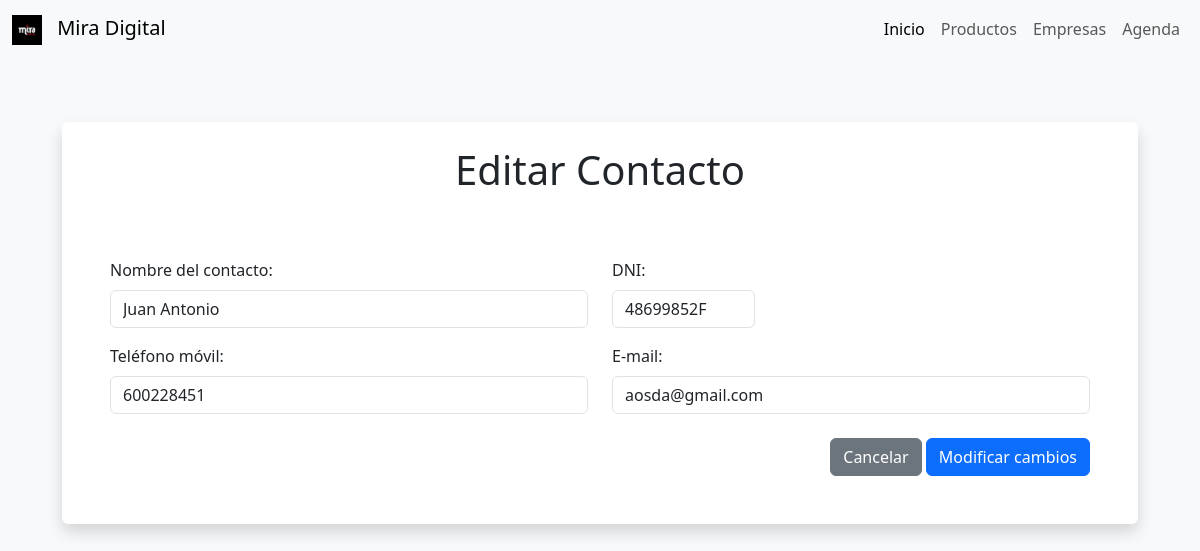
The app's page /editar_contacto.php?id=1 with its own data.
### tables this page shows
CREATE TABLE `agenda` (
  `id` int(11) NOT NULL,
  `nombre` varchar(40) NOT NULL,
  `nif` varchar(9) NOT NULL,
  `tlf` int(9) NOT NULL,
  `email` varchar(30) NOT NULL
);

### editar_contacto.php (the view, shortened to what this page needs)
<!DOCTYPE html>
<html lang="en">
<head>
    <link href="https://cdn.jsdelivr.net/npm/bootstrap@5.3.3/dist/css/bootstrap.min.css" rel="stylesheet">
    <link rel="stylesheet" href="https://cdn.datatables.net/1.13.6/css/jquery.dataTables.min.css">
    <link href="https://cdnjs.cloudflare.com/ajax/libs/font-awesome/6.0.0/css/all.min.css" rel="stylesheet">
</head>
<body class="bg-light">
    <div class="wrapper">
        <div class="container py-5">
        <div class="card-body" style="padding: 1rem 1.25rem;">
<?php
$id = $_GET['id'];
require_once("conectar.php");
$datos = $dbh->prepare("SELECT * FROM agenda WHERE id = :id LIMIT 1");
$datos->bindValue(':id', $id, PDO::PARAM_INT);
$datos->execute();
$row = $datos->fetch();
$nom = $row['nombre'] ?? '';
$documento = $row['nif'] ?? '';
$tel1 = $row['tlf'] ?? '';
$email = $row['email'] ?? '';
?>
<div class="bg-white p-4 rounded shadow">
    <h1 class="text-center mb-4">Editar Contacto</h1>
    <form role="form" action="grabar-pcontacto-agenda.php" method="POST" enctype="multipart/form-data" class="bg-white p-4 rounded">
        <div class="row mt-3">
             <div class="col-sm-12 col-md-6 col-lg-6">
                <div class="form-group">
                    <label class="form-label font-weight-bold" for="nombre">Nombre del contacto:</label>
                    <input type="text" class="form-control" id="nombre" name="nombre" placeholder="Nombre Empresa" value="<?php echo $nom; ?>" autocomplete="off">
                </div>
            </div>
            <div class="col-sm-12 col-md-3 col-lg-2">
                <div class="form-group">
                    <label class="form-label font-weight-bold" for="nif">DNI:</label>
                    <input type="text" class="form-control" id="nif" name="nif" placeholder="NIF/CIF" value="<?php echo $documento; ?>" autocomplete="off">
                </div>
            </div>
        </div>
        <div class="row mt-3">
            <div class="col-sm-12 col-md-6 col-lg-6">
                <div class="form-group">
                    <label class="form-label font-weight-bold" for="tlf">Teléfono móvil:</label>
                    <input type="text" class="form-control" id="tlf" name="tlf" placeholder="Teléfono Móvil" value="<?php echo $tel1; ?>" autocomplete="off">
                </div>
            </div>
            <div class="col-sm-12 col-md-6 col-lg-6">
                <div class="form-group">
                    <label class="form-label font-weight-bold" for="email">E-mail:</label>
                    <input type="email" class="form-control" id="email" name="email" placeholder="Correo Electrónico" value="<?php echo $email; ?>" autocomplete="off">
                </div>
            </div>
        </div>
        <div class="mt-4 text-end">
            <a href="agenda.php" class="btn btn-secondary">Cancelar</a>
            <button type="submit" name="Guardar" class="btn btn-primary">Modificar cambios</button>
        </div>
    </form>
</div>
    </div>
</div>
</body>
</html>

### records on screen
agenda: nombre "Juan Antonio", nif "48699852F", tlf "600228451", email "aosda@gmail.com"
